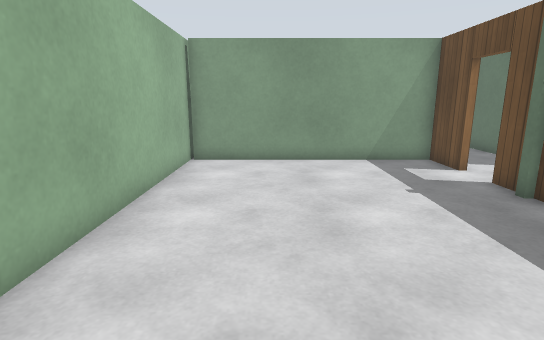
[1] (above)

17 first-person views from a walk through a robot-simulator world made for Gazebo. The camera is 1.2 m above the floor, tilts 12° down and sees 80° across. The floor is counted in squares, 0.5 m on a side. Each view is taken from the middle of a square. On the plan, view 1 faces up. The plan holds only what a view shows up to about 19 squares ahead; the rest is blank. The place goes on beyond the plan. Gazebo's built-in surfaces are drawn with simple patterns. Simple shapes stand in for some stock models. Surface patterns are stand-ins for the level's own textures.

[2]
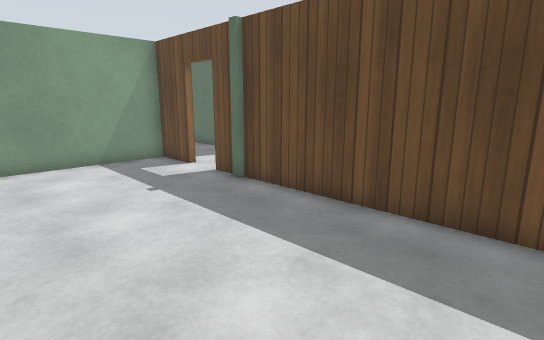

[3]
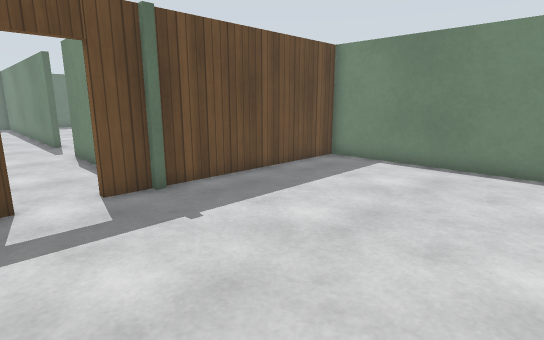

[4]
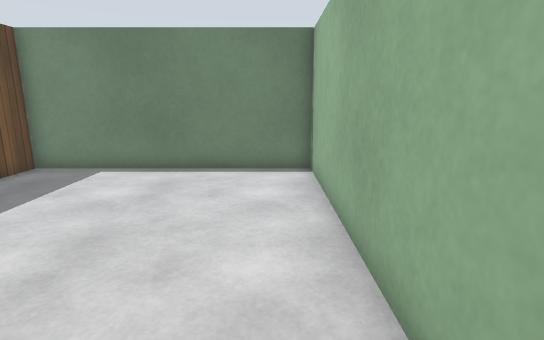

[5]
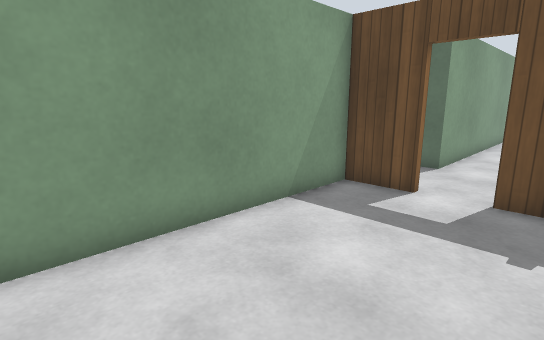

[6]
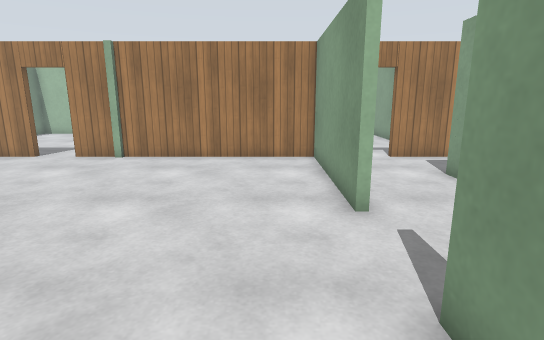

[7]
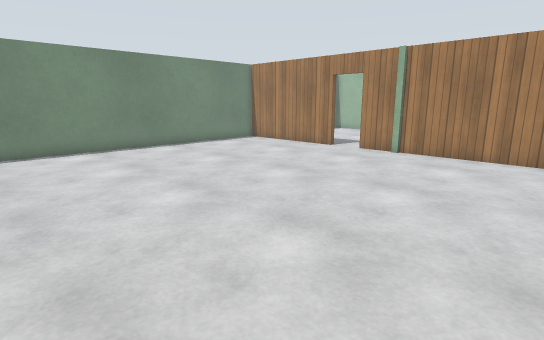

[8]
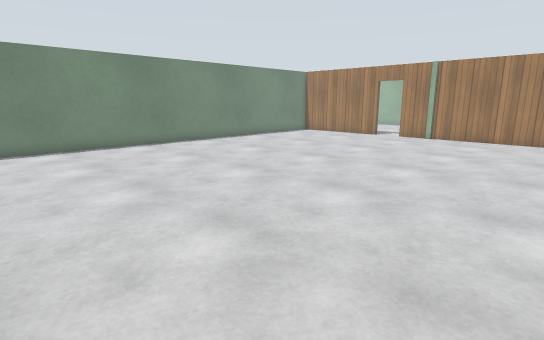

[9]
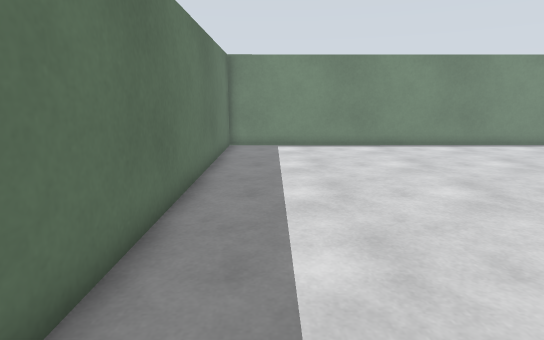

[10]
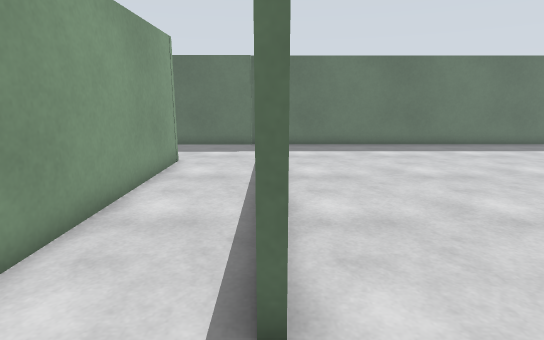

[11]
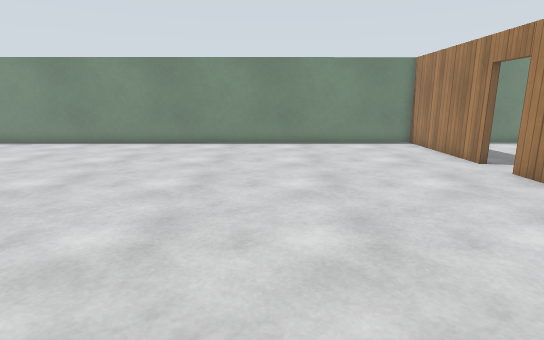

[12]
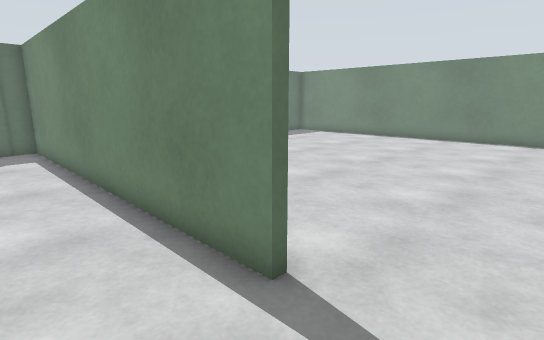

[13]
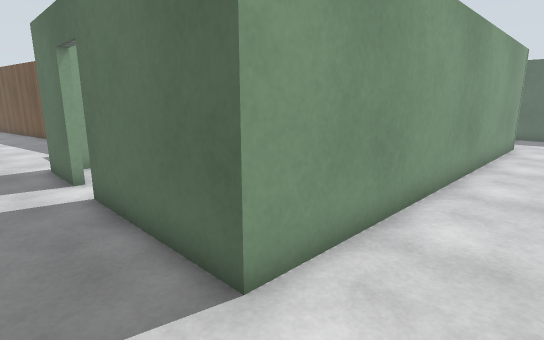

[14]
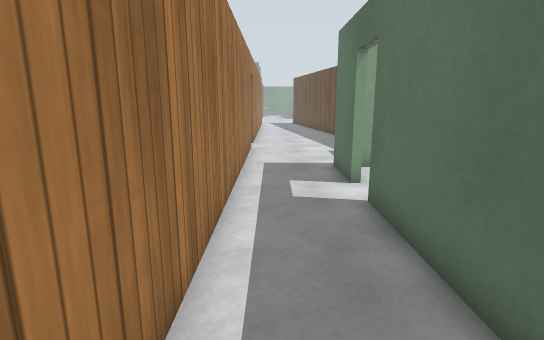

[15]
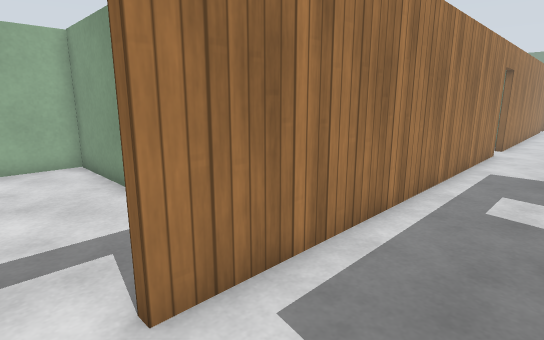

[16]
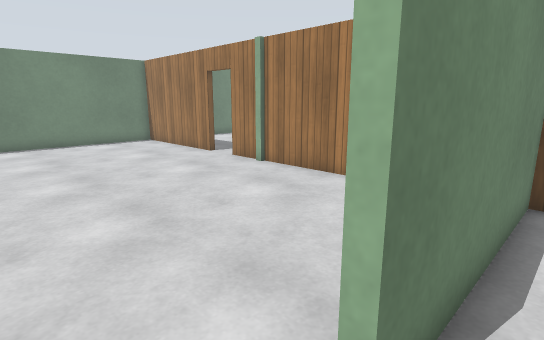

[17]
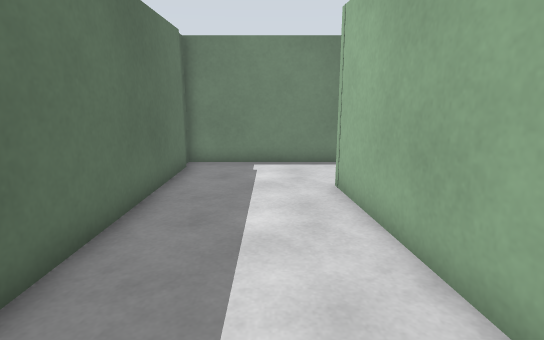

### Floor plan
Points are (right, up) in squares from view 1. A wall is a line through its corners. A room is listed if a view was taken in it or the views show most of it. See-through windows are left out.
Room 1 (views 1, 2, 3, 4, 5)
walls: (6.4, 7.8) (6.4, 8.2); (6.6, 8.1) (6.6, 9.4); (6.6, 11.2) (6.6, 13.4) (-3.4, 13.4); (-3.4, 14) (-3.4, -0.5) (6.6, -0.5) (6.6, 7.9)
ways out: open door at (7, 10.5) to room 3
Room 2 (views 6, 7, 8, 9)
walls: (19.1, 7.9) (17.8, 7.9); (14.1, 7.9) (6.9, 7.9) (6.9, -0.6); (6.9, -0.9) (6.9, -2.8); (6.9, -4.4) (6.9, -11) (33.3, -10.9) (33.3, 7.1)
ways out: opening at (16, 8) to room 3; open door at (7, -3.5)
Room 3 (views 10, 11, 12, 13, 14, 15, 16, 17)
walls: (17.8, 7.9) (17.8, 8.1) (33.3, 8.1) (33.3, 17.6); (27.5, 18.4) (28.2, 11.8) (10.4, 11.8) (10.4, 17.6); (10.4, 19.4) (10.4, 21.5); (6.9, 8.1) (14.1, 8.1) (14.1, 7.9); (6.9, 21.5) (6.9, 11.2)
ways out: open door at (7, 10.5) to room 1; opening at (16, 8) to room 2; open door at (10, 18.5)

Where each view was taken, in squares from view 1:
view 1: 0 up, 0 right, facing up
view 2: 0 up, 0 right, facing up-right
view 3: 12 up, 2 left, facing down-right
view 4: 11 up, 2 left, facing down
view 5: 8 up, 2 left, facing up-right
view 6: 6 up, 21 right, facing left
view 7: 6 up, 22 right, facing down-left
view 8: 7 up, 29 right, facing down-left
view 9: 7 up, 31 right, facing down
view 10: 8 up, 15 right, facing right
view 11: 8 up, 15 right, facing down
view 12: 11 up, 15 right, facing down-right
view 13: 9 up, 8 right, facing up-right
view 14: 10 up, 8 right, facing up
view 15: 10 up, 10 right, facing up-left
view 16: 9 up, 16 right, facing down-left
view 17: 21 up, 30 right, facing down
